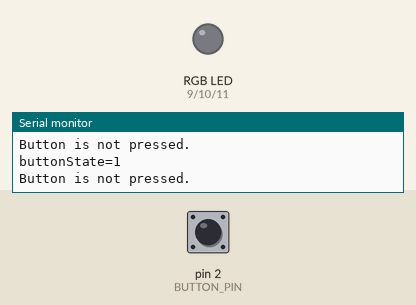
Recording of a sketch running on a simulated Arduino Uno, built with avr-gcc and run on an emulated ATmega328P. Parts: an RGB LED mixed from three pins (HIGH = lit), the last lines printed to the serial monitor. The test bench sets the inputs (shaded band); at power-on: pin 2 (BUTTON_PIN) HIGH. Dim RGB values are drawn brighter than linear; random numbers use the default seed unless the sketch sets one.

Above: at 2.8 s.
2.9 s: pin 2 (BUTTON_PIN) pulled LOW for 1.2 s
At 3.8 s:
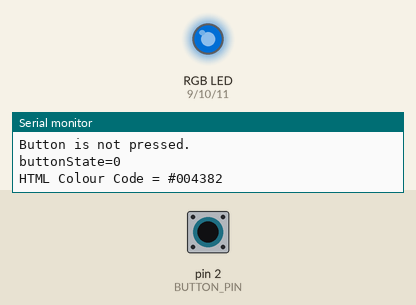
6.5 s: pin 2 (BUTTON_PIN) pulled LOW for 1.2 s
At 9.2 s:
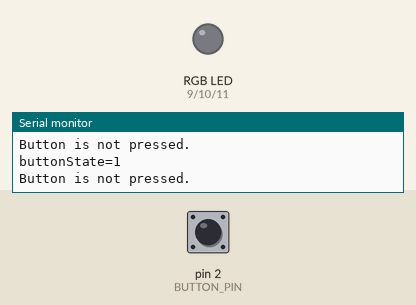
9.5 s: pin 2 (BUTTON_PIN) pulled LOW for 3.2 s
At 10.8 s:
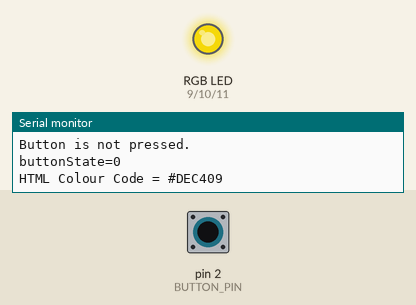
14.5 s: pin 2 (BUTTON_PIN) pulled LOW for 1.2 s
At 15.8 s:
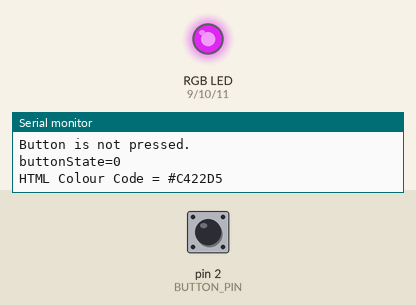
17.5 s: pin 2 (BUTTON_PIN) pulled LOW for 1.2 s
At 18.5 s:
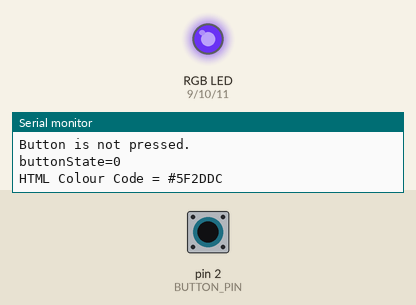
20.5 s: pin 2 (BUTTON_PIN) pulled LOW for 3.2 s
At 21.8 s:
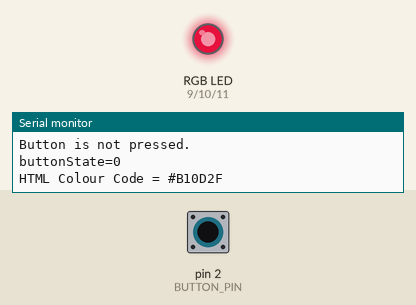
Timing chart, 0 to 25.5 s (numbered marks = the images above; inputs shaded):
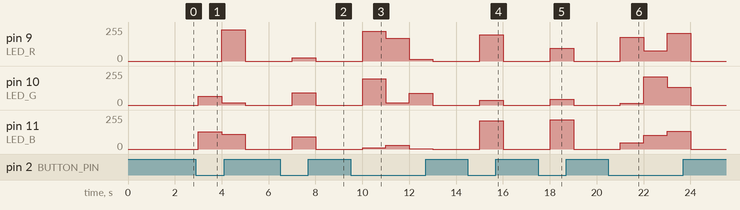

Measured:
- after the input at 2.9 s, pin 9 (LED_R): 0/255 → 234/255 after 1.1 s, → 0/255 1.0 s later; pin 10 (LED_G): 0/255 → 67/255 after 0.10 s, → 16/255 1.0 s later, → 0/255 1.0 s later; pin 11 (LED_B): 0/255 → 130/255 after 0.10 s, → 112/255 1.0 s later, → 0/255 1.0 s later
- after the input at 6.5 s, pin 9 (LED_R): 0/255 → 24/255 after 0.50 s, → 0/255 1.0 s later; pin 10 (LED_G), pin 11 (LED_B): 0/255 → 91/255 after 0.50 s, → 0/255 1.0 s later
- after the input at 9.5 s, pin 9 (LED_R): 0/255 → 222/255 after 0.51 s, → 169/255 1.0 s later, → 15/255 1.0 s later, → 0/255 1.0 s later; pin 10 (LED_G): 0/255 → 196/255 after 0.51 s, → 17/255 1.0 s later, → 87/255 1.0 s later, → 0/255 1.0 s later; pin 11 (LED_B): 0/255 → 9/255 after 0.51 s, → 27/255 1.0 s later, → 3/255 1.0 s later, → 0/255 1.0 s later
- after the input at 14.5 s, pin 9 (LED_R): 0/255 → 196/255 after 0.51 s, → 0/255 1.0 s later; pin 10 (LED_G): 0/255 → 34/255 after 0.51 s, → 0/255 1.0 s later; pin 11 (LED_B): 0/255 → 213/255 after 0.51 s, → 0/255 1.0 s later
- after the input at 17.5 s, pin 9 (LED_R): 0/255 → 95/255 after 0.51 s, → 0/255 1.0 s later; pin 10 (LED_G): 0/255 → 45/255 after 0.51 s, → 0/255 1.0 s later; pin 11 (LED_B): 0/255 → 220/255 after 0.51 s, → 0/255 1.0 s later
- after the input at 20.5 s, pin 9 (LED_R): 0/255 → 177/255 after 0.51 s, → 78/255 1.0 s later, → 210/255 1.0 s later, → 0/255 1.0 s later; pin 10 (LED_G): 0/255 → 13/255 after 0.51 s, → 212/255 1.0 s later, → 134/255 1.0 s later, → 0/255 1.0 s later

The sketch:

09-Random_RGB.ino
```cpp
/*
Generates a random number when a momentary button is pressed.
Random number is displayed in the Serial Monitor.
Button is external, and is connected to pin D2.
*/

// define macros for pin numbers so the code is easier to understand
#define BUTTON_PIN 2
#define LED_R 9
#define LED_G 10
#define LED_B 11

// global variable to store the button state
int buttonState;  //must be int because digitalRead() function returns an int!

// global variables to store the randomly generated numbers
int randNumber_R;
int randNumber_G;
int randNumber_B;

// the setup function runs once when you press reset or power the board
void setup() {
  // set up the LED pins
  pinMode(LED_R, OUTPUT);
  pinMode(LED_G, OUTPUT);
  pinMode(LED_B, OUTPUT);

  // initialise the button pin
  pinMode(BUTTON_PIN, INPUT_PULLUP);  // enable the internal pullup resistor for this pin --> press the button to pull the pin to 0V (active low)

  // seed the random number generator
  randomSeed(analogRead(0));

  // initialise the serial port
  Serial.begin(9600);
}

// the loop function runs over and over again forever
void loop() {

  buttonState = digitalRead(BUTTON_PIN);  // read and store the current state of the button
  Serial.print("buttonState=");
  Serial.println(buttonState);

  if(buttonState == LOW)  // low state means button has been pressed
  {
    randNumber_R = random(256); // generate random numbers from 0 - 255
    randNumber_G = random(256);
    randNumber_B = random(256);

    analogWrite(LED_R, randNumber_R);  // update PWM latches with random numbers
    analogWrite(LED_G, randNumber_G);
    analogWrite(LED_B, randNumber_B);

    Serial.print("HTML Colour Code = #");   // print the HTML colour code on the serial monitor
    Serial.print(randNumber_R < 16 ? "0" : "");
    Serial.print(randNumber_R, HEX);
    Serial.print(randNumber_G < 16 ? "0" : "");
    Serial.print(randNumber_G, HEX);
    Serial.print(randNumber_B < 16 ? "0" : "");
    Serial.println(randNumber_B, HEX);
  }
  else  // button has not been pressed --> default state
  {
    Serial.println("Button is not pressed.");
    digitalWrite(LED_R, LOW);  // turn the red LED off
    digitalWrite(LED_G, LOW);  // turn the green LED off
    digitalWrite(LED_B, LOW);  // turn the blue LED off
  }

  delay(1000);                 // wait for 500ms
}
```
